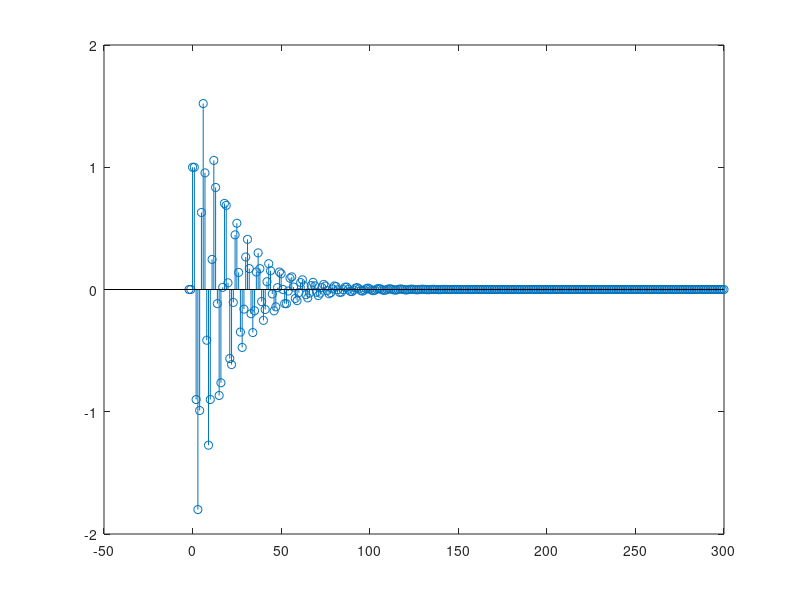

This figure's MATLAB source: (Note: this script raises an error after producing the figure.)
%% Parameter Declaration
N=300;
N0=-2;
n=N0:N;
x=n.*0;  %Pre-allocation
x(n==0)=1; %delta[n]
delay=3; %Pause for figures
%% a
y=n.*0; %Pre-allocation
for ii=0:N
    i=ii-N0+1;  %Matrices indexes starts from 1
    y(i)=y(i-1)-0.9*y(i-2)+x(i)-x(i-2);
end
stem (n,y);
saveas(gcf,'/Users/user/Desktop/SS-MATLAB-HW2/Q3figs/fig1.fig','fig');
pause(delay);

%% b
b=[1 0 -1]; % 1 + 0/z - 1/z2
a=[1 -1 0.9]; % 1 - 1/z + 0.9/z2
h=impz(b,a,n);
ss=stepz(b,a,n);
s=n.*0;
s(-N0+1:N-N0+1)=ss(1:N+1);
stem (n,h);
hold on;
stem (n,s);
legend('Impulse response','Step response');
saveas(gcf,'/Users/user/Desktop/SS-MATLAB-HW2/Q3figs/fig2.fig','fig');
pause(delay);

%% c
x1=sin( (3*pi/8)*n + pi/16 ) + cos( (5*pi/8)*n );
f1= filter (b,a,x1);
hold off;
subplot (2,3,1);
stem(n,x1);
title('x1=sin + cos signal');
subplot(2,3,4);
stem (n,f1);
title('y1');
pause(delay);

%% d
n2=4*N0:4*N;  %Make a bigger signal to be finaly in a same range
xx1=sin( (3*pi/8)*n2 + pi/16 ) + cos( (5*pi/8)*n2 );
x2=downsample(xx1,4);
xx3=upsample(x1,4);
x3=xx3( (-4*N0+1)+N0 : (-4*N0+1)+ N );
subplot (2,3,2);
stem(n,x2);
title('Downsampled Input');
subplot(2,3,3);
stem (n,x3);
title('Upsampled Input');
f2= filter (b,a,x2);
f3= filter (b,a,x3);
subplot (2,3,5);
stem(n,f2);
title('Output');
subplot(2,3,6);
stem (n,f3);
title('Output');
saveas(gcf,'/Users/user/Desktop/SS-MATLAB-HW2/Q3figs/fig3.fig','fig');
pause(delay)

%% e
fr=freqz(b,a,315);
subplot(1,1,1);
plot (0:0.01:3.14,abs(fr));
saveas(gcf,'/Users/user/Desktop/SS-MATLAB-HW2/Q3figs/fig4.fig','fig');
pause(delay);
zplane(b,a);
saveas(gcf,'/Users/user/Desktop/SS-MATLAB-HW2/Q3figs/fig5.fig','fig');
pause(delay);

%% f
syms time input z
input = sin( (3*pi/8)*time + pi/16 ) + cos( (5*pi/8)*time );
X1=ztrans(input);
H=(1-z^-2)/(1-z^-1+0.9*z^-2);
Y1=X1*H;
output=iztrans(Y1,time);
y1=double(subs(output,time,n));
stem(n,y1);
saveas(gcf,'/Users/user/Desktop/SS-MATLAB-HW2/Q3figs/fig6.fig','fig');
%{
p1=0.5*sqrt(2-sqrt(2));
p2=0.5*sqrt(2+sqrt(2));
ax1=[1 2*p1 1];
bx1=[1 p1];
ax2=[1 -2*p1 1];
bx2=[sin(pi/16) p2*cos(pi/16)-p1*sin(pi/16)];
ax=conv(ax1,ax2);
bx=conv(ax1,bx2)+conv(bx1,ax2);
by=conv(b,bx);
ay=conv(a,ax);
[r p k]=residuez(b,a)
iztrans(r./(1-p/z));
%}